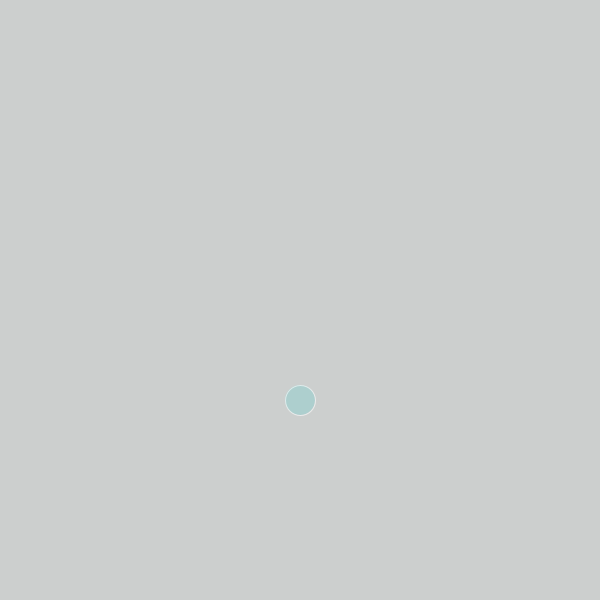
Frame 1 (no input)
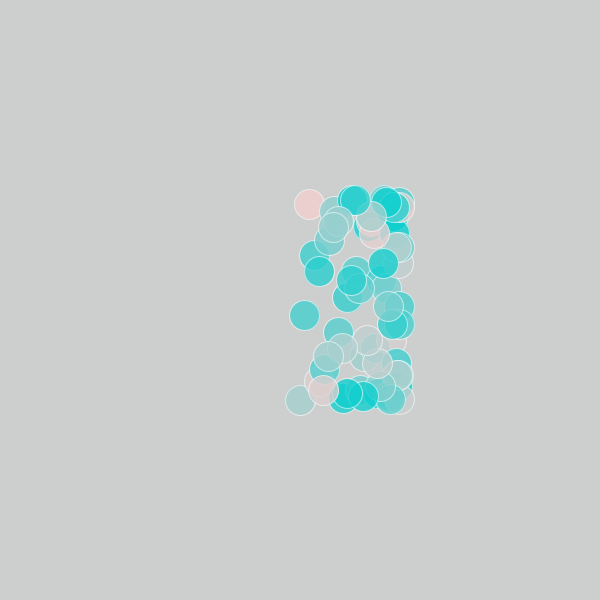
Frame 60 (the mouse pressed at the canvas centre just before this capture)
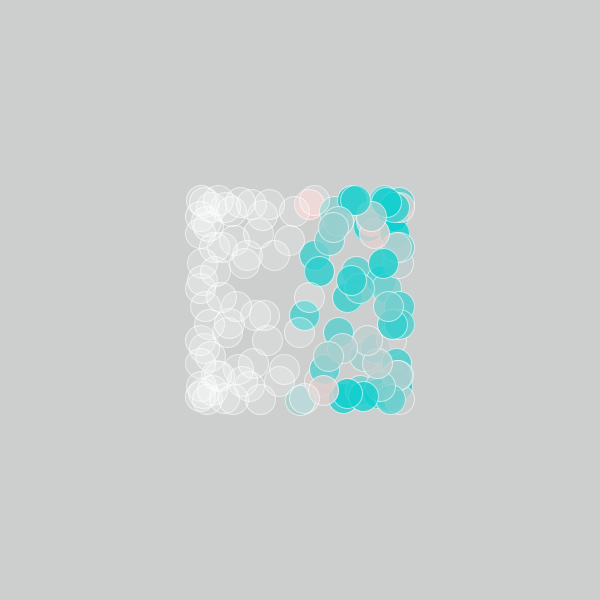
Frame 120 (the mouse held since frame 60 and released just before this capture)

The Processing sketch that drew these frames (run headless with seeded random() and noise(); from frame 60 on, the mouse is pressed at the canvas centre):

// Processing sketch: processing_95499
// ── processing_95499.pde

//Jessica Xiao Yang
//April 7,2013
//SIN COS ASSIGNMENT




float xOff = 0;
float intcre = 0;

void setup() {
  size(600, 600);
 background(204,207,206);
}


void draw() {
stroke(255,255,255,150);
  fill(random(255),207,206,200);
   if(mousePressed==true){
      fill(255,255,255,50);
 
    }
  float yOff = cos(intcre*600) *100;
  float xOff = sin(intcre) *100;
  ellipse(xOff+300, 300 + yOff, 30,30);
  intcre += .05;
  xOff +=5;
  if (xOff > width) xOff=0;
  

 
  }
